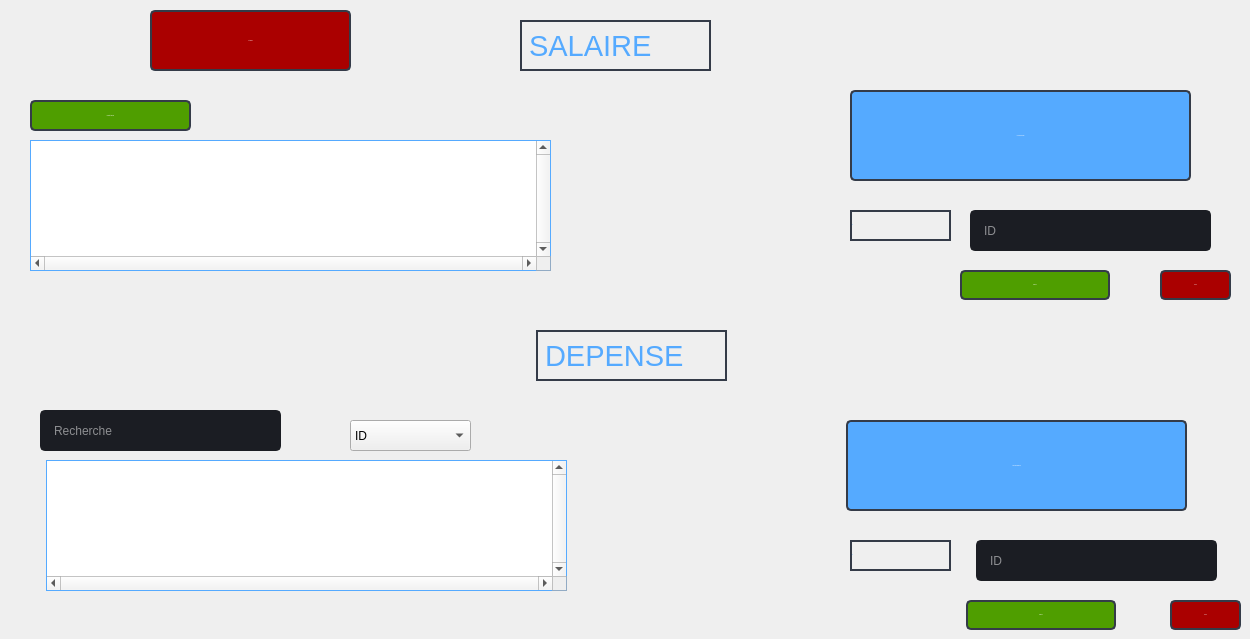
               <widget class="QWidget" name="finance">
                <attribute name="title">
                 <string>Finance</string>
                </attribute>
                <widget class="QPushButton" name="pushButton_107">
                 <property name="geometry">
                  <rect>
                   <x>850</x>
                   <y>90</y>
                   <width>341</width>
                   <height>91</height>
                  </rect>
                 </property>
                 <property name="minimumSize">
                  <size>
                   <width>150</width>
                   <height>30</height>
                  </size>
                 </property>
                 <property name="font">
                  <font>
                   <family>Segoe UI</family>
                   <pointsize>-1</pointsize>
                  </font>
                 </property>
                 <property name="styleSheet">
                  <string notr="true">QPushButton {
	color: rgb(255, 255, 255);
	border: 2px solid rgb(52, 59, 72);
	border-radius: 5px;	
	
	background-color: rgb(85, 170, 255);

}
QPushButton:hover {
	background-color: rgb(57, 65, 80);
	border: 2px solid rgb(61, 70, 86);
}
QPushButton:pressed {	
	background-color: rgb(35, 40, 49);
	border: 2px solid rgb(43, 50, 61);
}</string>
                 </property>
                 <property name="text">
                  <string>AJOUTER salaire</string>
                 </property>
                 <property name="icon">
                  <iconset>
                   <normaloff>:/16x16/icons/16x16/cil-folder-open.png</normaloff>:/16x16/icons/16x16/cil-folder-open.png</iconset>
                 </property>
                </widget>
                <widget class="QPushButton" name="pushButton_108">
                 <property name="geometry">
                  <rect>
                   <x>846</x>
                   <y>420</y>
                   <width>341</width>
                   <height>91</height>
                  </rect>
                 </property>
                 <property name="minimumSize">
                  <size>
                   <width>150</width>
                   <height>30</height>
                  </size>
                 </property>
                 <property name="font">
                  <font>
                   <family>Segoe UI</family>
                   <pointsize>-1</pointsize>
                  </font>
                 </property>
                 <property name="styleSheet">
                  <string notr="true">QPushButton {
	color: rgb(255, 255, 255);
	border: 2px solid rgb(52, 59, 72);
	border-radius: 5px;	
	
	background-color: rgb(85, 170, 255);

}
QPushButton:hover {
	background-color: rgb(57, 65, 80);
	border: 2px solid rgb(61, 70, 86);
}
QPushButton:pressed {	
	background-color: rgb(35, 40, 49);
	border: 2px solid rgb(43, 50, 61);
}</string>
                 </property>
                 <property name="text">
                  <string>AJOUTER dépense</string>
                 </property>
                 <property name="icon">
                  <iconset>
                   <normaloff>:/16x16/icons/16x16/cil-folder-open.png</normaloff>:/16x16/icons/16x16/cil-folder-open.png</iconset>
                 </property>
                </widget>
                <widget class="QTableView" name="tableView_7">
                 <property name="geometry">
                  <rect>
                   <x>46</x>
                   <y>460</y>
                   <width>521</width>
                   <height>131</height>
                  </rect>
                 </property>
                 <property name="styleSheet">
                  <string notr="true">QHeaderView::section {
	
	font: 87 10pt &quot;Cinzel Black&quot;;
    background-color: rgb(39, 44, 54);
    border-style: none;
    border-bottom: 1px solid rgb(85, 170, 255);
    border-right:  1px solid rgb(85, 170, 255);
}

QHeaderView::section:vertical
{
    border-left: 1px solid  rgb(85, 170, 255);
}
QTableView {
	
	color: rgb(255, 255, 255);
	border-style: solid;
	border-top: 1px solid  rgb(85, 170, 255);
	 border-left: 1px solid  rgb(85, 170, 255);
 border-bottom: 1px solid rgb(85, 170, 255);
 border-right:  1px solid rgb(85, 170, 255);
}
QTableView::item {
     border-bottom: 1px solid rgb(85, 170, 255);
    border-right:  1px solid rgb(85, 170, 255);
    background-color : none;
}
QTableView::indicator:unchecked {
    background-color: #d7d6d5
}</string>
                 </property>
                 <property name="verticalScrollBarPolicy">
                  <enum>Qt::ScrollBarAlwaysOn</enum>
                 </property>
                 <property name="horizontalScrollBarPolicy">
                  <enum>Qt::ScrollBarAlwaysOn</enum>
                 </property>
                 <attribute name="verticalHeaderVisible">
                  <bool>false</bool>
                 </attribute>
                </widget>
                <widget class="QTableView" name="tableView_8">
                 <property name="geometry">
                  <rect>
                   <x>30</x>
                   <y>140</y>
                   <width>521</width>
                   <height>131</height>
                  </rect>
                 </property>
                 <property name="styleSheet">
                  <string notr="true">QHeaderView::section {
	
	font: 87 10pt &quot;Cinzel Black&quot;;
    background-color: rgb(39, 44, 54);
    border-style: none;
    border-bottom: 1px solid rgb(85, 170, 255);
    border-right:  1px solid rgb(85, 170, 255);
}

QHeaderView::section:vertical
{
    border-left: 1px solid  rgb(85, 170, 255);
}
QTableView {
	
	color: rgb(255, 255, 255);
	border-style: solid;
	border-top: 1px solid  rgb(85, 170, 255);
	 border-left: 1px solid  rgb(85, 170, 255);
 border-bottom: 1px solid rgb(85, 170, 255);
 border-right:  1px solid rgb(85, 170, 255);
}
QTableView::item {
     border-bottom: 1px solid rgb(85, 170, 255);
    border-right:  1px solid rgb(85, 170, 255);
    background-color : none;
}
QTableView::indicator:unchecked {
    background-color: #d7d6d5
}</string>
                 </property>
                 <property name="verticalScrollBarPolicy">
                  <enum>Qt::ScrollBarAlwaysOn</enum>
                 </property>
                 <property name="horizontalScrollBarPolicy">
                  <enum>Qt::ScrollBarAlwaysOn</enum>
                 </property>
                 <attribute name="verticalHeaderVisible">
                  <bool>false</bool>
                 </attribute>
                </widget>
                <widget class="QPushButton" name="pushButton_14">
                 <property name="geometry">
                  <rect>
                   <x>960</x>
                   <y>270</y>
                   <width>150</width>
                   <height>30</height>
                  </rect>
                 </property>
                 <property name="minimumSize">
                  <size>
                   <width>150</width>
                   <height>30</height>
                  </size>
                 </property>
                 <property name="font">
                  <font>
                   <family>Segoe UI</family>
                   <pointsize>-1</pointsize>
                  </font>
                 </property>
                 <property name="styleSheet">
                  <string notr="true">QPushButton {
	color: rgb(255, 255, 255);
	border: 2px solid rgb(52, 59, 72);
	border-radius: 5px;	
	
	background-color:rgb(79, 158, 0);

}
QPushButton:hover {
	background-color: rgb(57, 65, 80);
	border: 2px solid rgb(61, 70, 86);
}
QPushButton:pressed {	
	background-color: rgb(35, 40, 49);
	border: 2px solid rgb(43, 50, 61);
}</string>
                 </property>
                 <property name="text">
                  <string>Modfier</string>
                 </property>
                 <property name="icon">
                  <iconset>
                   <normaloff>:/16x16/icons/16x16/cil-folder-open.png</normaloff>:/16x16/icons/16x16/cil-folder-open.png</iconset>
                 </property>
                </widget>
                <widget class="QPushButton" name="pushButton_39">
                 <property name="geometry">
                  <rect>
                   <x>1160</x>
                   <y>270</y>
                   <width>71</width>
                   <height>30</height>
                  </rect>
                 </property>
                 <property name="minimumSize">
                  <size>
                   <width>0</width>
                   <height>0</height>
                  </size>
                 </property>
                 <property name="font">
                  <font>
                   <family>Segoe UI</family>
                   <pointsize>-1</pointsize>
                  </font>
                 </property>
                 <property name="styleSheet">
                  <string notr="true">QPushButton {
	color: rgb(255, 255, 255);
	border: 2px solid rgb(52, 59, 72);
	border-radius: 5px;	
	
	background-color: rgb(170, 0, 0);

}
QPushButton:hover {
	background-color: rgb(57, 65, 80);
	border: 2px solid rgb(61, 70, 86);
}
QPushButton:pressed {	
	background-color: rgb(35, 40, 49);
	border: 2px solid rgb(43, 50, 61);
}</string>
                 </property>
                 <property name="text">
                  <string>SUPP</string>
                 </property>
                 <property name="icon">
                  <iconset>
                   <normaloff>:/16x16/icons/16x16/cil-folder-open.png</normaloff>:/16x16/icons/16x16/cil-folder-open.png</iconset>
                 </property>
                </widget>
                <widget class="QLabel" name="label_67">
                 <property name="geometry">
                  <rect>
                   <x>850</x>
                   <y>210</y>
                   <width>101</width>
                   <height>31</height>
                  </rect>
                 </property>
                 <property name="font">
                  <font>
                   <pointsize>-1</pointsize>
                  </font>
                 </property>
                 <property name="focusPolicy">
                  <enum>Qt::StrongFocus</enum>
                 </property>
                 <property name="styleSheet">
                  <string notr="true">color : rgb(85, 170, 255);

border:2px solid  rgb(52, 59, 72);
</string>
                 </property>
                 <property name="text">
                  <string>ID </string>
                 </property>
                </widget>
                <widget class="QLineEdit" name="lineEdit_28">
                 <property name="geometry">
                  <rect>
                   <x>970</x>
                   <y>210</y>
                   <width>241</width>
                   <height>41</height>
                  </rect>
                 </property>
                 <property name="minimumSize">
                  <size>
                   <width>0</width>
                   <height>30</height>
                  </size>
                 </property>
                 <property name="styleSheet">
                  <string notr="true">QLineEdit {
color : rgb(255, 255, 255);
	background-color: rgb(27, 29, 35);
	border-radius: 5px;
	border: 2px solid rgb(27, 29, 35);
	padding-left: 10px;
}
QLineEdit:hover {
	border: 2px solid rgb(64, 71, 88);
}
QLineEdit:focus {
	border: 2px solid rgb(91, 101, 124);
}</string>
                 </property>
                 <property name="text">
                  <string/>
                 </property>
                 <property name="placeholderText">
                  <string>ID</string>
                 </property>
                </widget>
                <widget class="QLineEdit" name="lineEdit_29">
                 <property name="geometry">
                  <rect>
                   <x>976</x>
                   <y>540</y>
                   <width>241</width>
                   <height>41</height>
                  </rect>
                 </property>
                 <property name="minimumSize">
                  <size>
                   <width>0</width>
                   <height>30</height>
                  </size>
                 </property>
                 <property name="styleSheet">
                  <string notr="true">QLineEdit {
color : rgb(255, 255, 255);
	background-color: rgb(27, 29, 35);
	border-radius: 5px;
	border: 2px solid rgb(27, 29, 35);
	padding-left: 10px;
}
QLineEdit:hover {
	border: 2px solid rgb(64, 71, 88);
}
QLineEdit:focus {
	border: 2px solid rgb(91, 101, 124);
}</string>
                 </property>
                 <property name="text">
                  <string/>
                 </property>
                 <property name="placeholderText">
                  <string>ID</string>
                 </property>
                </widget>
                <widget class="QPushButton" name="pushButton_15">
                 <property name="geometry">
                  <rect>
                   <x>966</x>
                   <y>600</y>
                   <width>150</width>
                   <height>30</height>
                  </rect>
                 </property>
                 <property name="minimumSize">
                  <size>
                   <width>150</width>
                   <height>30</height>
                  </size>
                 </property>
                 <property name="font">
                  <font>
                   <family>Segoe UI</family>
                   <pointsize>-1</pointsize>
                  </font>
                 </property>
                 <property name="styleSheet">
                  <string notr="true">QPushButton {
	color: rgb(255, 255, 255);
	border: 2px solid rgb(52, 59, 72);
	border-radius: 5px;	
	
	background-color:rgb(79, 158, 0);

}
QPushButton:hover {
	background-color: rgb(57, 65, 80);
	border: 2px solid rgb(61, 70, 86);
}
QPushButton:pressed {	
	background-color: rgb(35, 40, 49);
	border: 2px solid rgb(43, 50, 61);
}</string>
                 </property>
                 <property name="text">
                  <string>Modfier</string>
                 </property>
                 <property name="icon">
                  <iconset>
                   <normaloff>:/16x16/icons/16x16/cil-folder-open.png</normaloff>:/16x16/icons/16x16/cil-folder-open.png</iconset>
                 </property>
                </widget>
                <widget class="QLabel" name="label_68">
                 <property name="geometry">
                  <rect>
                   <x>850</x>
                   <y>540</y>
                   <width>101</width>
                   <height>31</height>
                  </rect>
                 </property>
                 <property name="font">
                  <font>
                   <pointsize>-1</pointsize>
                  </font>
                 </property>
                 <property name="focusPolicy">
                  <enum>Qt::StrongFocus</enum>
                 </property>
                 <property name="styleSheet">
                  <string notr="true">color : rgb(85, 170, 255);

border:2px solid  rgb(52, 59, 72);
</string>
                 </property>
                 <property name="text">
                  <string>ID </string>
                 </property>
                </widget>
                <widget class="QPushButton" name="pushButton_40">
                 <property name="geometry">
                  <rect>
                   <x>1170</x>
                   <y>600</y>
                   <width>71</width>
                   <height>30</height>
                  </rect>
                 </property>
                 <property name="minimumSize">
                  <size>
                   <width>0</width>
                   <height>0</height>
                  </size>
                 </property>
                 <property name="font">
                  <font>
                   <family>Segoe UI</family>
                   <pointsize>-1</pointsize>
                  </font>
                 </property>
                 <property name="styleSheet">
                  <string notr="true">QPushButton {
	color: rgb(255, 255, 255);
	border: 2px solid rgb(52, 59, 72);
	border-radius: 5px;	
	
	background-color: rgb(170, 0, 0);

}
QPushButton:hover {
	background-color: rgb(57, 65, 80);
	border: 2px solid rgb(61, 70, 86);
}
QPushButton:pressed {	
	background-color: rgb(35, 40, 49);
	border: 2px solid rgb(43, 50, 61);
}</string>
                 </property>
                 <property name="text">
                  <string>SUPP</string>
                 </property>
                 <property name="icon">
                  <iconset>
                   <normaloff>:/16x16/icons/16x16/cil-folder-open.png</normaloff>:/16x16/icons/16x16/cil-folder-open.png</iconset>
                 </property>
                </widget>
                <widget class="QLabel" name="label_14">
                 <property name="geometry">
                  <rect>
                   <x>520</x>
                   <y>20</y>
                   <width>191</width>
                   <height>51</height>
                  </rect>
                 </property>
                 <property name="font">
                  <font>
                   <family>MS Shell Dlg 2</family>
                   <pointsize>22</pointsize>
                   <weight>50</weight>
                   <italic>false</italic>
                   <bold>false</bold>
                  </font>
                 </property>
                 <property name="styleSheet">
                  <string notr="true">color : rgb(85, 170, 255);
font: 22pt &quot;MS Shell Dlg 2&quot;;

border:2px solid  rgb(52, 59, 72);
</string>
                 </property>
                 <property name="text">
                  <string>SALAIRE</string>
                 </property>
                </widget>
                <widget class="QLabel" name="label_15">
                 <property name="geometry">
                  <rect>
                   <x>536</x>
                   <y>330</y>
                   <width>191</width>
                   <height>51</height>
                  </rect>
                 </property>
                 <property name="font">
                  <font>
                   <family>MS Shell Dlg 2</family>
                   <pointsize>22</pointsize>
                   <weight>50</weight>
                   <italic>false</italic>
                   <bold>false</bold>
                  </font>
                 </property>
                 <property name="styleSheet">
                  <string notr="true">color : rgb(85, 170, 255);
font: 22pt &quot;MS Shell Dlg 2&quot;;

border:2px solid  rgb(52, 59, 72);
</string>
                 </property>
                 <property name="text">
                  <string>DEPENSE</string>
                 </property>
                </widget>
                <widget class="QPushButton" name="pushButton_37">
                 <property name="geometry">
                  <rect>
                   <x>150</x>
                   <y>10</y>
                   <width>201</width>
                   <height>61</height>
                  </rect>
                 </property>
                 <property name="minimumSize">
                  <size>
                   <width>0</width>
                   <height>0</height>
                  </size>
                 </property>
                 <property name="font">
                  <font>
                   <family>Segoe UI</family>
                   <pointsize>-1</pointsize>
                  </font>
                 </property>
                 <property name="styleSheet">
                  <string notr="true">QPushButton {
	color: rgb(255, 255, 255);
	border: 2px solid rgb(52, 59, 72);
	border-radius: 5px;	
	
	background-color: rgb(170, 0, 0);

}
QPushButton:hover {
	background-color: rgb(57, 65, 80);
	border: 2px solid rgb(61, 70, 86);
}
QPushButton:pressed {	
	background-color: rgb(35, 40, 49);
	border: 2px solid rgb(43, 50, 61);
}</string>
                 </property>
                 <property name="text">
                  <string>Actualiser</string>
                 </property>
                 <property name="icon">
                  <iconset>
                   <normaloff>:/16x16/icons/16x16/cil-folder-open.png</normaloff>:/16x16/icons/16x16/cil-folder-open.png</iconset>
                 </property>
                </widget>
                <widget class="QComboBox" name="comboBox_5">
                 <property name="geometry">
                  <rect>
                   <x>350</x>
                   <y>420</y>
                   <width>121</width>
                   <height>31</height>
                  </rect>
                 </property>
                 <item>
                  <property name="text">
                   <string>ID</string>
                  </property>
                 </item>
                 <item>
                  <property name="text">
                   <string>Type</string>
                  </property>
                 </item>
                 <item>
                  <property name="text">
                   <string>Montant</string>
                  </property>
                 </item>
                 <item>
                  <property name="text">
                   <string>Date</string>
                  </property>
                 </item>
                </widget>
                <widget class="QLineEdit" name="lineEdit_38">
                 <property name="geometry">
                  <rect>
                   <x>40</x>
                   <y>410</y>
                   <width>241</width>
                   <height>41</height>
                  </rect>
                 </property>
                 <property name="minimumSize">
                  <size>
                   <width>0</width>
                   <height>30</height>
                  </size>
                 </property>
                 <property name="styleSheet">
                  <string notr="true">QLineEdit {
color : rgb(255, 255, 255);
	background-color: rgb(27, 29, 35);
	border-radius: 5px;
	border: 2px solid rgb(27, 29, 35);
	padding-left: 10px;
}
QLineEdit:hover {
	border: 2px solid rgb(64, 71, 88);
}
QLineEdit:focus {
	border: 2px solid rgb(91, 101, 124);
}</string>
                 </property>
                 <property name="text">
                  <string/>
                 </property>
                 <property name="placeholderText">
                  <string>Recherche</string>
                 </property>
                </widget>
                <widget class="QPushButton" name="pushButton_67">
                 <property name="geometry">
                  <rect>
                   <x>30</x>
                   <y>100</y>
                   <width>161</width>
                   <height>31</height>
                  </rect>
                 </property>
                 <property name="minimumSize">
                  <size>
                   <width>150</width>
                   <height>30</height>
                  </size>
                 </property>
                 <property name="font">
                  <font>
                   <family>Segoe UI</family>
                   <pointsize>-1</pointsize>
                  </font>
                 </property>
                 <property name="styleSheet">
                  <string notr="true">QPushButton {
	color: rgb(255, 255, 255);
	border: 2px solid rgb(52, 59, 72);
	border-radius: 5px;	
	
	background-color:rgb(79, 158, 0);

}
QPushButton:hover {
	background-color: rgb(57, 65, 80);
	border: 2px solid rgb(61, 70, 86);
}
QPushButton:pressed {	
	background-color: rgb(35, 40, 49);
	border: 2px solid rgb(43, 50, 61);
}</string>
                 </property>
                 <property name="text">
                  <string>Exporter tableau</string>
                 </property>
                 <property name="icon">
                  <iconset>
                   <normaloff>:/16x16/icons/16x16/cil-folder-open.png</normaloff>:/16x16/icons/16x16/cil-folder-open.png</iconset>
                 </property>
                </widget>
               </widget>
